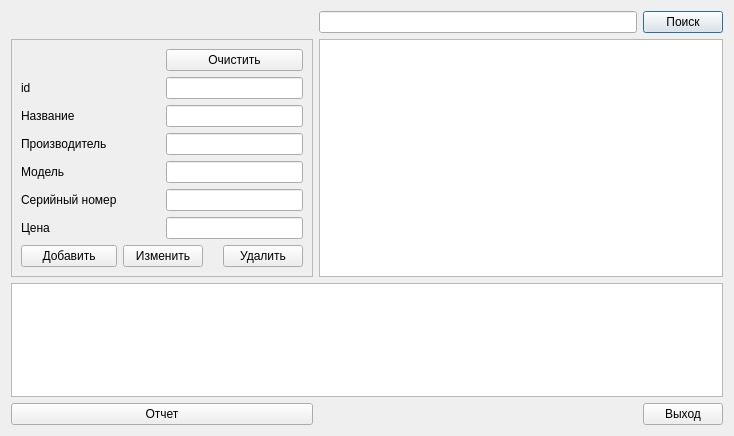
<?xml version="1.0" encoding="UTF-8"?>
<ui version="4.0">
 <class>onb5</class>
 <widget class="QDialog" name="onb5">
  <property name="geometry">
   <rect>
    <x>0</x>
    <y>0</y>
    <width>734</width>
    <height>436</height>
   </rect>
  </property>
  <property name="windowTitle">
   <string>Dialog</string>
  </property>
  <layout class="QGridLayout" name="gridLayout_2">
   <item row="0" column="1">
    <widget class="QLineEdit" name="leSearch"/>
   </item>
   <item row="0" column="2">
    <widget class="QPushButton" name="btnSearch">
     <property name="text">
      <string>Поиск</string>
     </property>
    </widget>
   </item>
   <item row="1" column="0">
    <widget class="QFrame" name="frame">
     <property name="frameShape">
      <enum>QFrame::StyledPanel</enum>
     </property>
     <property name="frameShadow">
      <enum>QFrame::Plain</enum>
     </property>
     <layout class="QGridLayout" name="gridLayout">
      <item row="2" column="2" colspan="3">
       <widget class="QLineEdit" name="le2"/>
      </item>
      <item row="0" column="2" colspan="3">
       <widget class="QPushButton" name="btn4">
        <property name="text">
         <string>Очистить</string>
        </property>
       </widget>
      </item>
      <item row="3" column="0" colspan="2">
       <widget class="QLabel" name="label_2">
        <property name="text">
         <string>Производитель</string>
        </property>
       </widget>
      </item>
      <item row="7" column="1" colspan="2">
       <widget class="QPushButton" name="btn2">
        <property name="text">
         <string>Изменить</string>
        </property>
       </widget>
      </item>
      <item row="7" column="4">
       <widget class="QPushButton" name="btn3">
        <property name="text">
         <string>Удалить</string>
        </property>
       </widget>
      </item>
      <item row="7" column="0">
       <widget class="QPushButton" name="btn1">
        <property name="text">
         <string>Добавить</string>
        </property>
       </widget>
      </item>
      <item row="2" column="0" colspan="2">
       <widget class="QLabel" name="label">
        <property name="text">
         <string>Название</string>
        </property>
       </widget>
      </item>
      <item row="3" column="2" colspan="3">
       <widget class="QLineEdit" name="le3"/>
      </item>
      <item row="4" column="2" colspan="3">
       <widget class="QLineEdit" name="le4"/>
      </item>
      <item row="5" column="2" colspan="3">
       <widget class="QLineEdit" name="le5"/>
      </item>
      <item row="6" column="2" colspan="3">
       <widget class="QLineEdit" name="le6"/>
      </item>
      <item row="4" column="0">
       <widget class="QLabel" name="label_3">
        <property name="text">
         <string>Модель</string>
        </property>
       </widget>
      </item>
      <item row="5" column="0">
       <widget class="QLabel" name="label_4">
        <property name="text">
         <string>Серийный номер</string>
        </property>
       </widget>
      </item>
      <item row="6" column="0">
       <widget class="QLabel" name="label_5">
        <property name="text">
         <string>Цена</string>
        </property>
       </widget>
      </item>
      <item row="1" column="0">
       <widget class="QLabel" name="lbId_2">
        <property name="text">
         <string>id</string>
        </property>
       </widget>
      </item>
      <item row="1" column="2" colspan="3">
       <widget class="QLineEdit" name="le1"/>
      </item>
     </layout>
    </widget>
   </item>
   <item row="1" column="1" colspan="2">
    <widget class="QTableWidget" name="tw"/>
   </item>
   <item row="2" column="0" colspan="3">
    <widget class="QTextEdit" name="teResult">
     <property name="readOnly">
      <bool>true</bool>
     </property>
    </widget>
   </item>
   <item row="3" column="0">
    <widget class="QPushButton" name="btnReport">
     <property name="text">
      <string>Отчет</string>
     </property>
    </widget>
   </item>
   <item row="3" column="2">
    <widget class="QPushButton" name="btnExit">
     <property name="text">
      <string>Выход</string>
     </property>
    </widget>
   </item>
  </layout>
 </widget>
 <resources/>
 <connections/>
</ui>
